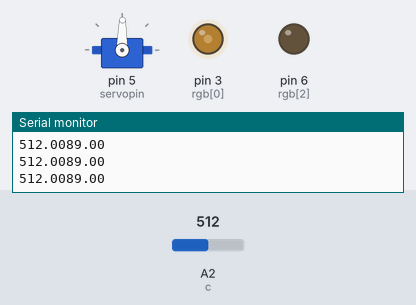
Bench run of a sketch on a simulated Arduino Uno, built with avr-gcc and run on an emulated ATmega328P. Shown: servo, output pins drawn as LEDs (lit = HIGH), the last lines printed to the serial monitor. The test bench sets the inputs (shaded band); at power-on: A2 (c) = 512.

Above: at 1.2 s.
1.3 s: A2 (c) set to 716
At 1.6 s:
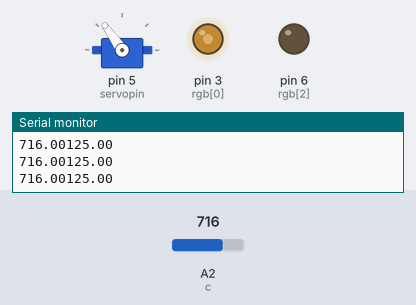
2.8 s: A2 (c) set to 900
At 4.0 s:
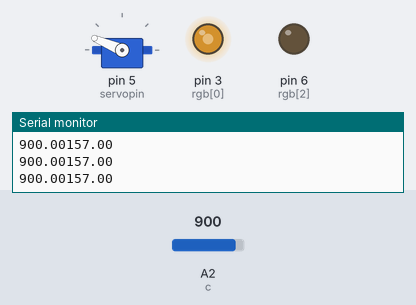
4.3 s: A2 (c) set to 1023
At 5.1 s:
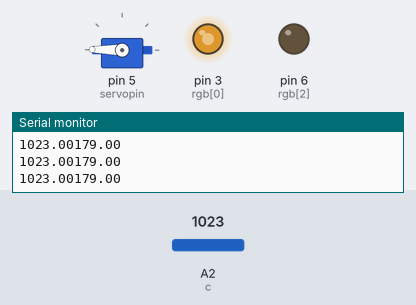
5.8 s: A2 (c) set to 511
At 6.4 s:
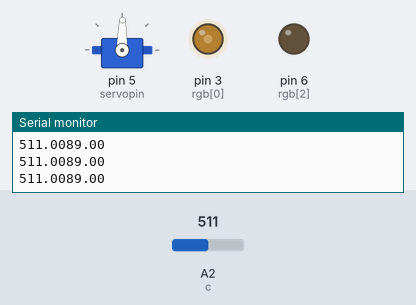
7.3 s: A2 (c) set to 306
At 8.5 s:
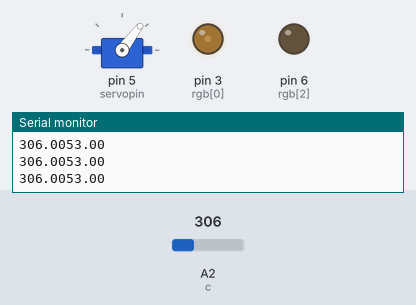
8.8 s: A2 (c) set to 122
At 9.6 s:
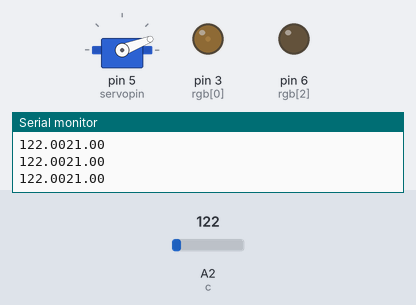
Timing chart, 0 to 11.3 s (numbered marks = the images above; inputs shaded):
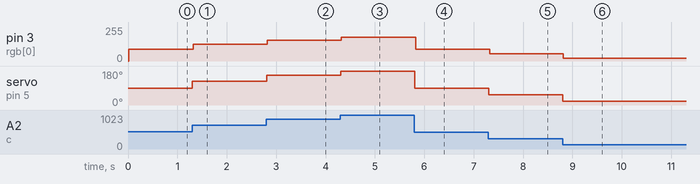

The sketch:

Potentiometer.ino
```cpp
#include <Servo.h>

int c=A2,i, servopin = 5;
float val;
int rgb[3] = {3,5,6};
Servo myservo;

void setup(){
	pinMode(c,INPUT);
	for (i = 0; i < 3; ++i)
  	{
  		pinMode(rgb[i], OUTPUT);
  	}
        myservo.attach(servopin);
  	Serial.begin(9600);
}

void loop(){
	val = analogRead(c);
	Serial.print(val);
        val = map(val, 0 ,1023,0,179);
        Serial.println(val);
        myservo.write(val);
        delay(15);
	analogWrite(rgb[0],val);


}
```

Measured:
- after the input at 1.3 s, pin 3 (rgb[0]): 89/255 → 125/255 at once; servo on pin 5 (servopin): 89° → 125° at once
- after the input at 2.8 s, pin 3 (rgb[0]): 125/255 → 157/255 at once; servo on pin 5 (servopin): 125° → 157° at once
- after the input at 4.3 s, pin 3 (rgb[0]): 157/255 → 179/255 at once; servo on pin 5 (servopin): 157° → 179° at once
- after the input at 5.8 s, pin 3 (rgb[0]): 179/255 → 89/255 at once; servo on pin 5 (servopin): 179° → 89° at once
- after the input at 7.3 s, pin 3 (rgb[0]): 89/255 → 53/255 at once; servo on pin 5 (servopin): 89° → 53° at once
- after the input at 8.8 s, pin 3 (rgb[0]): 53/255 → 21/255 at once; servo on pin 5 (servopin): 53° → 21° at once
